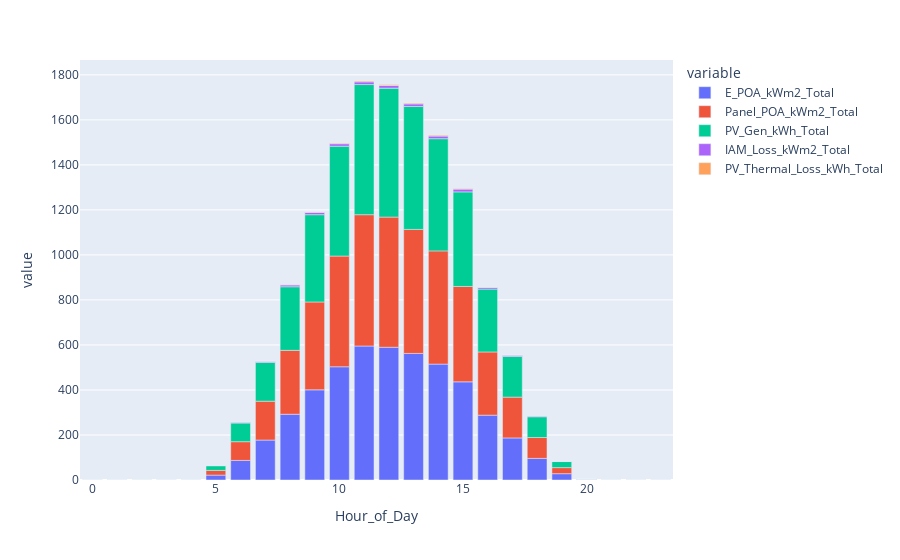

The code cell stored with this chart in its notebook:
### Code cell
px.bar(pv_model.summary_grouped.hourly[["E_POA_kWm2_Total", "Panel_POA_kWm2_Total", "PV_Gen_kWh_Total", "IAM_Loss_kWm2_Total", "PV_Thermal_Loss_kWh_Total"]])

### Figure 1 — Plotly figure (JSON) as saved in the notebook; plotly's stock layout.template omitted (floating-point values rounded to 4 significant figures)
{"data": [{"alignmentgroup": "True", "hovertemplate": "variable=E_POA_kWm2_Total<br>Hour_of_Day=%{x}<br>value=%{y}<extra></extra>", "legendgroup": "E_POA_kWm2_Total", "marker": {"color": "#636efa", "pattern": {"shape": ""}}, "name": "E_POA_kWm2_Total", "offsetgroup": "E_POA_kWm2_Total", "orientation": "v", "showlegend": true, "textposition": "auto", "type": "bar", "x": [0, 1, 2, 3, 4, 5, 6, 7, 8, 9, 10, 11, 12, 13, 14, 15, 16, 17, 18, 19, 20, 21, 22, 23], "xaxis": "x", "y": [0, 0, 0, 0, 0, 21.75, 87.03, 177.5, 292.2, 400.6, 503.0, 595.4, 589.8, 562.4, 514.8, 436.1, 288.1, 186.9, 96.11, 28.1, 1.369, 0, 0, 0], "yaxis": "y"}, {"alignmentgroup": "True", "hovertemplate": "variable=Panel_POA_kWm2_Total<br>Hour_of_Day=%{x}<br>value=%{y}<extra></extra>", "legendgroup": "Panel_POA_kWm2_Total", "marker": {"color": "#EF553B", "pattern": {"shape": ""}}, "name": "Panel_POA_kWm2_Total", "offsetgroup": "Panel_POA_kWm2_Total", "orientation": "v", "showlegend": true, "textposition": "auto", "type": "bar", "x": [0, 1, 2, 3, 4, 5, 6, 7, 8, 9, 10, 11, 12, 13, 14, 15, 16, 17, 18, 19, 20, 21, 22, 23], "xaxis": "x", "y": [0, 0, 0, 0, 0, 20.89, 83.16, 172.7, 283.8, 390.3, 491.9, 583.3, 578.2, 551.0, 503.1, 423.7, 280.9, 181.3, 92.58, 26.95, 1.07, 0, 0, 0], "yaxis": "y"}, {"alignmentgroup": "True", "hovertemplate": "variable=PV_Gen_kWh_Total<br>Hour_of_Day=%{x}<br>value=%{y}<extra></extra>", "legendgroup": "PV_Gen_kWh_Total", "marker": {"color": "#00cc96", "pattern": {"shape": ""}}, "name": "PV_Gen_kWh_Total", "offsetgroup": "PV_Gen_kWh_Total", "orientation": "v", "showlegend": true, "textposition": "auto", "type": "bar", "x": [0, 1, 2, 3, 4, 5, 6, 7, 8, 9, 10, 11, 12, 13, 14, 15, 16, 17, 18, 19, 20, 21, 22, 23], "xaxis": "x", "y": [0, 0, 0, 0, 0, 20.84, 82.97, 172.2, 282.5, 387.8, 488.0, 578.2, 572.9, 546.2, 498.4, 420.1, 279.3, 180.6, 92.33, 26.89, 1.067, 0, 0, 0], "yaxis": "y"}, {"alignmentgroup": "True", "hovertemplate": "variable=IAM_Loss_kWm2_Total<br>Hour_of_Day=%{x}<br>value=%{y}<extra></extra>", "legendgroup": "IAM_Loss_kWm2_Total", "marker": {"color": "#ab63fa", "pattern": {"shape": ""}}, "name": "IAM_Loss_kWm2_Total", "offsetgroup": "IAM_Loss_kWm2_Total", "orientation": "v", "showlegend": true, "textposition": "auto", "type": "bar", "x": [0, 1, 2, 3, 4, 5, 6, 7, 8, 9, 10, 11, 12, 13, 14, 15, 16, 17, 18, 19, 20, 21, 22, 23], "xaxis": "x", "y": [0, 0, 0, 0, 0, 0.863, 3.873, 4.792, 8.366, 10.35, 11.08, 12.01, 11.58, 11.42, 11.72, 12.38, 7.17, 5.563, 3.535, 1.15, 0.299, 0, 0, 0], "yaxis": "y"}, {"alignmentgroup": "True", "hovertemplate": "variable=PV_Thermal_Loss_kWh_Total<br>Hour_of_Day=%{x}<br>value=%{y}<extra></extra>", "legendgroup": "PV_Thermal_Loss_kWh_Total", "marker": {"color": "#FFA15A", "pattern": {"shape": ""}}, "name": "PV_Thermal_Loss_kWh_Total", "offsetgroup": "PV_Thermal_Loss_kWh_Total", "orientation": "v", "showlegend": true, "textposition": "auto", "type": "bar", "x": [0, 1, 2, 3, 4, 5, 6, 7, 8, 9, 10, 11, 12, 13, 14, 15, 16, 17, 18, 19, 20, 21, 22, 23], "xaxis": "x", "y": [0, 0, 0, 0, 0, 0, 0, 0.102, 0.63, 1.539, 2.773, 3.772, 3.932, 3.469, 3.603, 2.686, 0.977, 0.325, 0.036, 0, 0, 0, 0, 0], "yaxis": "y"}], "layout": {"barmode": "relative", "legend": {"title": {"text": "variable"}, "tracegroupgap": 0}, "margin": {"t": 60}, "xaxis": {"anchor": "y", "domain": [0, 1], "title": {"text": "Hour_of_Day"}}, "yaxis": {"anchor": "x", "domain": [0, 1], "title": {"text": "value"}}}}
